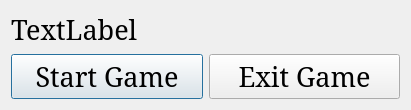
<?xml version="1.0" encoding="UTF-8"?>
<ui version="4.0">
 <class>SettingDialog</class>
 <widget class="QDialog" name="SettingDialog">
  <property name="geometry">
   <rect>
    <x>0</x>
    <y>0</y>
    <width>411</width>
    <height>98</height>
   </rect>
  </property>
  <property name="font">
   <font>
    <family>MS Serif</family>
    <pointsize>20</pointsize>
   </font>
  </property>
  <property name="windowTitle">
   <string>Dialog</string>
  </property>
  <layout class="QGridLayout" name="gridLayout">
   <item row="0" column="0" colspan="2">
    <widget class="QLabel" name="label">
     <property name="text">
      <string>TextLabel</string>
     </property>
    </widget>
   </item>
   <item row="1" column="0">
    <widget class="QPushButton" name="startButton">
     <property name="text">
      <string>Start Game</string>
     </property>
    </widget>
   </item>
   <item row="1" column="1">
    <widget class="QPushButton" name="exitButton">
     <property name="text">
      <string>Exit Game</string>
     </property>
    </widget>
   </item>
  </layout>
 </widget>
 <resources/>
 <connections/>
</ui>
